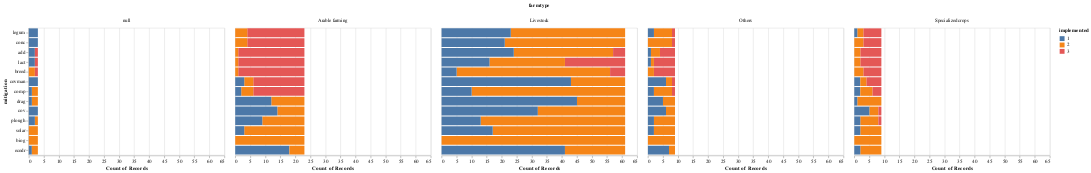

Notebook cell for this chart:
### Markdown cell above
### Do implemented mitigations differ by farm type?
And what does that tell me about which values are which for mitigation?

### Code cell
alt.Chart(mitigation_df).mark_bar().encode(
    x='count(implemented)',
    y=alt.Y('mitigation', sort=implemented_columns),
    color='implemented:N',
    column='farmtype'
)

### Figure 1 — Vega-Lite specification as saved in the notebook (floating-point values rounded to 4 significant figures; data arrays with more than 128 entries replaced by an {"elided": "..."} marker saying what was removed)
{"config": {"view": {"continuousWidth": 400, "continuousHeight": 300}}, "data": {"name": "data-28c9b768757230f3b662a18bcbed2501"}, "mark": "bar", "encoding": {"color": {"type": "nominal", "field": "implemented"}, "column": {"type": "nominal", "field": "farmtype"}, "x": {"type": "quantitative", "aggregate": "count", "field": "implemented"}, "y": {"type": "nominal", "field": "mitigation", "sort": ["legum", "conc", "add", "lact", "breed", "covman", "comp", "drag", "cov", "plough", "solar", "biog", "ecodr"]}}, "$schema": "https://vega.github.io/schema/vega-lite/v4.8.1.json", "datasets": {"data-28c9b768757230f3b662a18bcbed2501": {"elided": "1365 records"}}}
